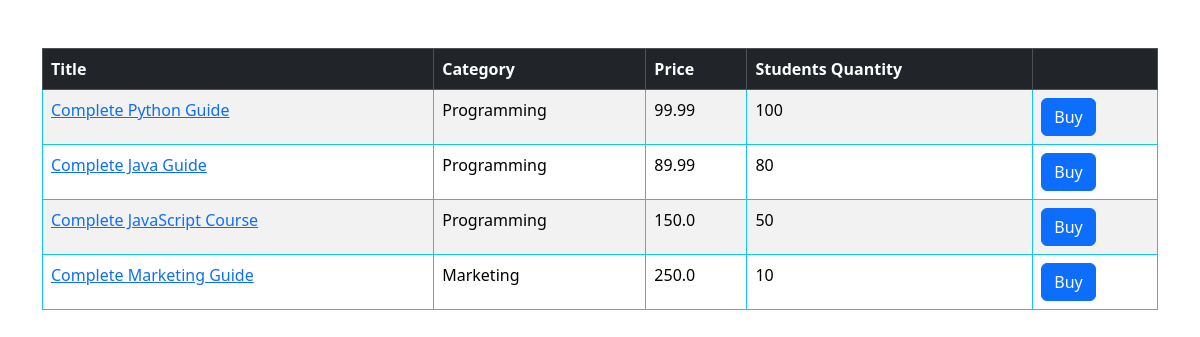
The app's page /shop/ with its own data.
### shop/models.py (models this page shows, shortened)
class Course (models.Model):
    title = models.CharField(max_length = 255)
    price = models.FloatField()
    students_qty = models.IntegerField()
    reviews_qty = models.IntegerField()
    category = models.ForeignKey(Category, on_delete = models.CASCADE)
    created_at = models.DateTimeField(default = timezone.now)

class Category(models.Model):
    title = models.CharField(max_length = 255)
    created_at = models.DateTimeField(default = timezone.now)
    def __str__(self):
        return self.title

### shop/views.py (the view)
# urls.py: path('', views.index, name = 'index'),
def index(request):
    courses = Course.objects.all()
    return render(request, 'shop/courses.html', {'courses': courses})

### templates/shop/courses.html
{% extends 'base.html' %}
{%block content%}
<table class="table mt-5 table-bordered border-info table-striped table-hover">
    <thead class="table-dark">
        <tr>
            <th>Title</th>
            <th>Category</th>
            <th>Price</th>
            <th>Students Quantity</th>
            <th></th>
        </tr>
    </thead>
    <tbody>
        {% for course in courses %}
        <tr>
            <td>
               <a href={%url "shop:single_course" course.id%}> {{ course.title }}</a>
            </td>
            <td>{{course.category}}</td>
            <td>{{course.price}}</td>
            <td>{{course.students_qty}}</td>
            <td><button class="btn btn-primary">Buy</button></td>
        </tr>
        {% endfor %}
    </tbody>
</table>
{%endblock%}

### templates/base.html (shortened to what this page needs)
<!DOCTYPE html>
<html lang="en">
<head>
    <link href="https://cdn.jsdelivr.net/npm/bootstrap@5.3.3/dist/css/bootstrap.min.css" rel="stylesheet">
</head>
<body>
    <main class="container">
        {% block content %}
        {% endblock %}
    </main>
</body>
</html>

### records on screen
Course: title "Complete Python Guide", category "Programming", price "99.99", students_qty "100"
Course: title "Complete Java Guide", category "Programming", price "89.99", students_qty "80"
Course: title "Complete JavaScript Course", category "Programming", price "150.0", students_qty "50"
Course: title "Complete Marketing Guide", category "Marketing", price "250.0", students_qty "10"
